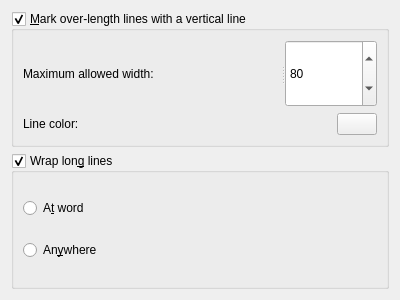
<?xml version="1.0" encoding="UTF-8"?>
<ui version="4.0">
 <class>Form</class>
 <widget class="QWidget" name="Form">
  <property name="geometry">
   <rect>
    <x>0</x>
    <y>0</y>
    <width>400</width>
    <height>300</height>
   </rect>
  </property>
  <property name="windowTitle">
   <string>Form</string>
  </property>
  <layout class="QVBoxLayout" name="verticalLayout">
   <item>
    <widget class="QGroupBox" name="gbEdgeEnabled">
     <property name="title">
      <string>&amp;Mark over-length lines with a vertical line</string>
     </property>
     <property name="checkable">
      <bool>true</bool>
     </property>
     <layout class="QGridLayout" name="gridLayout">
      <item row="0" column="0" colspan="2">
       <widget class="QSplitter" name="splitter">
        <property name="orientation">
         <enum>Qt::Horizontal</enum>
        </property>
        <widget class="QLabel" name="label">
         <property name="text">
          <string>Maximum allowed width:</string>
         </property>
        </widget>
        <widget class="QSpinBox" name="sEdgeColumnNumber">
         <property name="minimum">
          <number>1</number>
         </property>
         <property name="maximum">
          <number>240</number>
         </property>
         <property name="value">
          <number>80</number>
         </property>
        </widget>
       </widget>
      </item>
      <item row="1" column="0">
       <widget class="QLabel" name="label_2">
        <property name="text">
         <string>Line color:</string>
        </property>
       </widget>
      </item>
      <item row="1" column="1">
       <widget class="ColorButton" name="tbEdgeColor">
        <property name="sizePolicy">
         <sizepolicy hsizetype="Fixed" vsizetype="Fixed">
          <horstretch>0</horstretch>
          <verstretch>0</verstretch>
         </sizepolicy>
        </property>
       </widget>
      </item>
     </layout>
    </widget>
   </item>
   <item>
    <widget class="QGroupBox" name="gbWrapEnabled">
     <property name="title">
      <string>Wrap lon&amp;g lines</string>
     </property>
     <property name="checkable">
      <bool>true</bool>
     </property>
     <layout class="QGridLayout" name="gridLayout_2">
      <item row="2" column="0">
       <widget class="QRadioButton" name="rbWrapAtWord">
        <property name="text">
         <string>A&amp;t word</string>
        </property>
       </widget>
      </item>
      <item row="3" column="0">
       <widget class="QRadioButton" name="rbWrapAnywhere">
        <property name="text">
         <string>An&amp;ywhere</string>
        </property>
       </widget>
      </item>
     </layout>
    </widget>
   </item>
  </layout>
 </widget>
 <customwidgets>
  <customwidget>
   <class>ColorButton</class>
   <extends>QPushButton</extends>
   <header location="global">enki/widgets/colorbutton.h</header>
  </customwidget>
 </customwidgets>
 <resources/>
 <connections/>
</ui>
